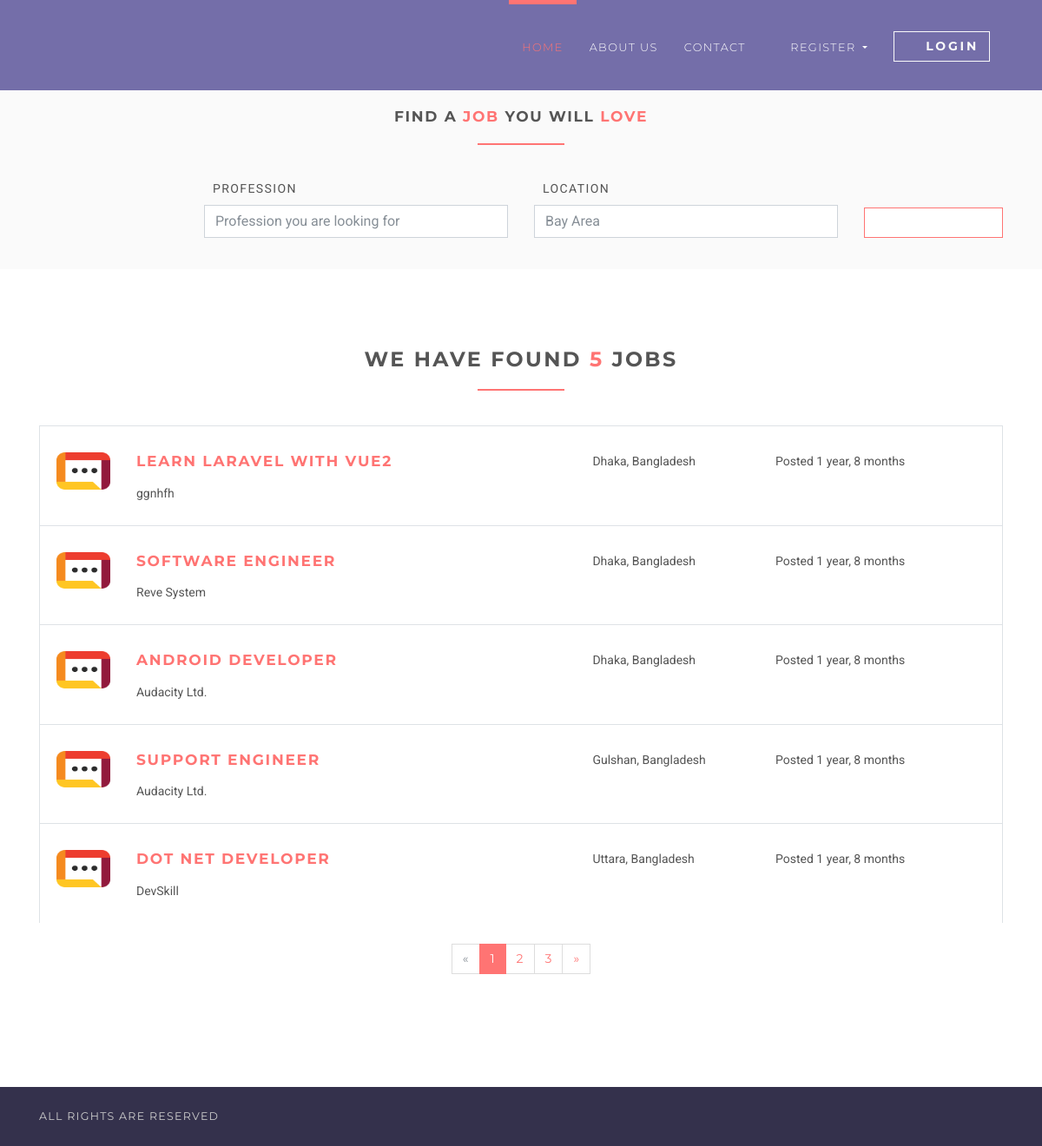
Page /jobs on the committed database.
### jobsapp/models.py (models this page shows, shortened)
class Job(models.Model):
    user = models.ForeignKey(User, on_delete=models.CASCADE)
    title = models.CharField(max_length=300)
    description = models.TextField()
    location = models.CharField(max_length=150)
    type = models.CharField(choices=JOB_TYPE, max_length=10)
    category = models.CharField(max_length=100)
    last_date = models.DateTimeField()
    company_name = models.CharField(max_length=100)
    company_description = models.CharField(max_length=300)
    website = models.CharField(max_length=100, default="")
    created_at = models.DateTimeField(default=timezone.now)
    filled = models.BooleanField(default=False)

### jobsapp/views/home.py (the view)
# urls.py: path('jobs', JobListView.as_view(), name='jobs'),
class JobListView(ListView):
    model = Job
    template_name = 'jobs/jobs.html'
    context_object_name = 'jobs'
    paginate_by = 5

### templates/jobs/jobs.html (shortened to what this page needs)
{% extends 'base.html' %}
{% load static %}
{% block content %}
    <section class="job-form-section job-form-section--compressed">
        <div class="container">
            <h4 class="heading">Find a <span class="accent">job </span> you will <span class="accent">love</span></h4>
            <form id="job-main-form" method="get" action="#" class="job-main-form">
                <div class="controls">
                    <div class="row align-items-end">
                        <div class="col-sm-1 col-lg-2"></div>
                        <div class="col-sm-5 col-lg-4 form-group">
                            <label for="profession">Profession</label>
                            <input type="text" id="profession" name="profession"
                                   placeholder="Profession you are looking for" class="form-control">
                        </div>
                        <div class="col-sm-5 col-lg-4 form-group">
                            <label for="location">Location</label>
                            <input type="text" id="location" name="location" placeholder="Any particular location?"
                                   value="Bay Area" class="form-control">
                        </div>
                        <div class="col-sm-1 col-lg-2 form-group">
                            <button type="submit" name="name"
                                    class="btn btn-outline-white-primary job-main-form__button">
                                <i class="fa fa-search"></i>
                            </button>
                        </div>
                    </div>
                </div>
            </form>
        </div>
    </section>
    <section>
        <div class="container">
            <h3 class="heading">We have found <span class="accent">{{ jobs.count }}</span> jobs</h3>
            {% for job in jobs %}
                <div class="job-listing  ">
                    <div class="row">
                        <div class="col-md-12 col-lg-6">
                            <div class="row">
                                <div class="col-2">
                                    <img src="{% static 'img/company-1.png' %}"
                                         alt="Ipsioou " class="img-fluid">
                                </div>
                                <div class="col-10">
                                    <h4 class="job__title"><a
                                            href="{% url 'jobs:jobs-detail' job.id %}">{{ job.title }}</a></h4>
                                    <p class="job__company">
                                        {{ job.company_name }}
                                    </p>
                                </div>
                            </div>
                        </div>
                        <div class="col-10 col-md-3 col-lg-2 ml-auto"><i class="fa fa-map-marker job__location"></i>
                            {{ job.location }}
                        </div>
                        <div class="col-10 col-md-3 col-lg-3 ml-auto">
                            <p>Posted {{ job.created_at|timesince }}</p>
                        </div>
                    </div>
                </div>
            {% endfor %}
            {% if is_paginated %}
                <div class="row">
                    <div class="col-md-12">
                        <nav aria-label="Page navigation example" class="d-flex justify-content-center mt-4 mb-4">
                            <ul class="pagination">
                                {% if page_obj.has_previous %}
                                    <li class="page-item">
                                        <a href="?page={{ page_obj.previous_page_number }}"
                                           class="page-link">&laquo;</a>
                                    </li>
                                {% else %}
                                    <li class="page-item disabled">
                                        <a class="page-link">&laquo;</a>
                                    </li>
                                {% endif %}
                                {% for i in page_obj.paginator.page_range %}
                                    {% if page_obj.number == i %}
                                        <li class="page-item active">
                                            <a class="page-link">{{ i }}</a>
                                        </li>
                                    {% else %}
                                        <li class="page-item">
                                            <a href="?page={{ i }}" class="page-link">{{ i }}</a>
                                        </li>
                                    {% endif %}
                                {% endfor %}
                                {% if page_obj.has_next %}
                                    <li class="page-item">
                                        <a href="?page={{ page_obj.next_page_number }}" class="page-link">&raquo;</a>
                                    </li>
                                {% else %}
                                    <li class="page-item disabled">
                                        <a class="page-link">&raquo;</a>
                                    </li>
                                {% endif %}
                            </ul>
                        </nav>
                    </div>
                </div>
            {% endif %}
        </div>
    </section>
{% endblock %}

### static/css/style.default.css (style rules this page uses)
html { height:100% }
body { height:100% }
section { position:relative;padding-top:90px;padding-bottom:90px }
button { cursor:pointer }
.heading { text-align:center;margin-bottom:40px }
.heading:after { content:" ";display:block;width:100px;height:2px;margin:20px auto 20px;background:#ff7473 }
a,button { -webkit-transition:all .2s ease-out;transition:all .2s ease-out }
a i.fa,button i.fa { margin:0 5px }
.accent { color:#ff7473 }
.job-form-section { padding:80px 0;background:#fafafa }
.job-form-section .job-main-form { margin-bottom:40px }
.job-form-section .job-main-form label { text-transform:uppercase;letter-spacing:0.1em;margin-left:10px }
.job-form-section.job-form-section--compressed { padding:20px }
.job-form-section.job-form-section--compressed .job-main-form { margin-bottom:0 }
.job-main-form__button { margin-top:15px;display:block;width:100% }
.job-listing { border:solid 1px #dee2e6;border-bottom:none;padding-top:30px;padding-bottom:10px;padding-left:19px;padding-right:15px;clear:both;-webkit-transition:all .2s ease-out;transition:all .2s ease-out }
.job__title { margin-top:0 }
.job__location { margin-right:5px;color:#868e96 }
.btn { font-weight:700;font-family:"Montserrat",Helvetica,Arial,sans-serif;border:1px solid transparent;text-transform:uppercase;letter-spacing:0.2em;padding:.375rem .75rem;font-size:.875rem;line-height:1.5;border-radius:0;-webkit-transition:background-color 0.15s ease-in-out,border-color 0.15s ease-in-out,-webkit-box-shadow 0.15s ease-in-out;transition:background-color 0.15s ease-in-out,border-color 0.15s ease-in-out,-webkit-box-shadow 0.15s ease-in-out;transition:background-color 0.15s ease-in-out,border-color 0.15s ease-in-out,box-shadow 0.15s ease-in-out;transition:background-color 0.15s ease-in-out,border-color 0.15s ease-in-out,box-shadow 0.15s ease-in-out,-webkit-box-shadow 0.15s ease-in-out }
.btn-outline-white-primary { color:#ff7473;background-color:#fff;background-image:none;border-color:#ff7473 }
body { font-family:"Roboto",Helvetica,Arial,sans-serif;font-size:.875rem;font-weight:400;line-height:1.5;color:#555;background-color:#fff }
a { color:#ff7473;text-decoration:none }
h1,h2,h3,h4,h5,h6,.h1,.h2,.h3,.h4,.box-simple h3,.box-image .name h3,.box-image-text .top .name h3,.box-image-text .top .name h4,.h5,.h6 { margin-bottom:1rem;font-family:"Montserrat",Helvetica,Arial,sans-serif;font-weight:700;line-height:1.2;color:#555;text-transform:uppercase;letter-spacing:0.1em }
h3,.h3 { font-size:1.4875rem }
h4,.h4,.box-simple h3,.box-image .name h3,.box-image-text .top .name h3,.box-image-text .top .name h4 { font-size:1.0675rem }
.page-item:first-child .page-link { border-top-left-radius:0rem;border-bottom-left-radius:0rem }
.page-item:last-child .page-link { border-top-right-radius:0rem;border-bottom-right-radius:0rem }
.page-item.active .page-link { color:#fff;background-color:#ff7473;border-color:#ff7473 }
.page-item.disabled .page-link { color:#868e96;background-color:#fff;border-color:#ddd }
.page-link { padding:.5rem .75rem;line-height:1.25;color:#ff7473;background-color:#fff;border:1px solid #ddd;font-family:"Montserrat",Helvetica,Arial,sans-serif }
.form-control { padding:.375rem .75rem;font-size:1rem;line-height:1.5;color:#868e96;background-color:#fff;border:1px solid #ced4da;border-radius:0;-webkit-transition:border-color ease-in-out 0.15s,-webkit-box-shadow ease-in-out 0.15s;transition:border-color ease-in-out 0.15s,-webkit-box-shadow ease-in-out 0.15s;transition:border-color ease-in-out 0.15s,box-shadow ease-in-out 0.15s;transition:border-color ease-in-out 0.15s,box-shadow ease-in-out 0.15s,-webkit-box-shadow ease-in-out 0.15s }
.form-control::placeholder { color:#868e96 }

### rows in the picture
Job: title "LEARN LARAVEL WITH VUE2", company_name "ggnhfh", location "Dhaka, Bangladesh", created_at "1 year, 8 months"
Job: title "SOFTWARE ENGINEER", company_name "Reve System", location "Dhaka, Bangladesh", created_at "1 year, 8 months"
Job: title "ANDROID DEVELOPER", company_name "Audacity Ltd.", location "Dhaka, Bangladesh", created_at "1 year, 8 months"
Job: title "SUPPORT ENGINEER", company_name "Audacity Ltd.", location "Gulshan, Bangladesh", created_at "1 year, 8 months"
Job: title "DOT NET DEVELOPER", company_name "DevSkill", location "Uttara, Bangladesh", created_at "1 year, 8 months"

### other values in the picture
{{ jobs.count }} "5"
{{ i }} "1"
{{ i }} "2" "3"
